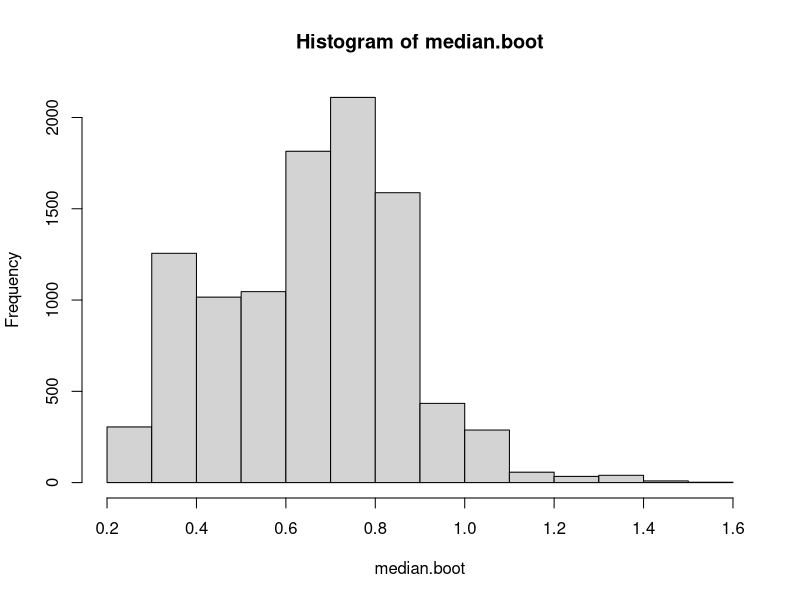

R code for this plot:
#Bootstrap - Toy example

set.seed(27)
ene<- 50
x<- rexp(ene)
mediana<-median(x)
mediana


boot=10000
median.boot<- rep(NA,boot)
set.seed(999)
for(i in 1:boot) 
  {
    ind.boot<-sample(1:ene, replace = TRUE)
    median.boot[i]<-median(x[ind.boot]) 
  }

head(median.boot)
hist(median.boot)


median.prom.boot<- mean(median.boot)
var.median.boot<- mean((median.boot-median.prom.boot)^2)
alfa= 0.05

limites.median_LI<- mediana-qnorm(1-alfa/2)*sqrt(var.median.boot)
limites.median_LS<- mediana+qnorm(1-alfa/2)*sqrt(var.median.boot)
c(limites.median_LI,limites.median_LS)


# Bootstrap percentil

head(median.boot)

alfa= 0.05
IC.median.per_LI<- quantile(median.boot, probs = alfa/2, na.rm = T)
IC.median.per_LS<- quantile(median.boot, probs = 1-alfa/2, na.rm = T)
c(IC.median.per_LI,IC.median.per_LS)

